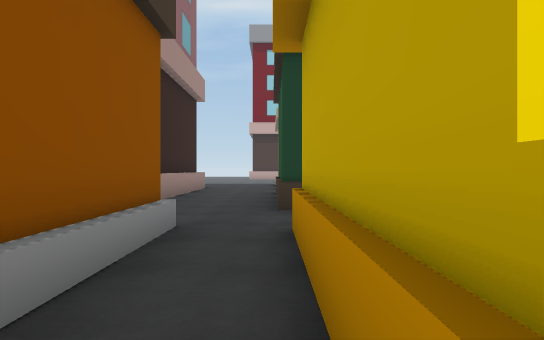
View 1 (above)

16 first-person views from a walk through a Unity game level. The camera is 1.2 m above the floor, looks level and sees 70° across. The floor is counted in squares, 2 m on a side. Each view is taken from the middle of a square. On the plan, view 1 faces up. The plan holds only what a view shows up to about 11 squares ahead; the rest is blank. The place goes on beyond the plan. The player character is not drawn. Some surface patterns are stand-ins.

View 2
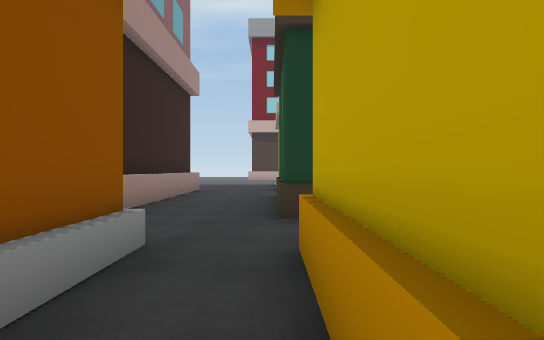

View 3
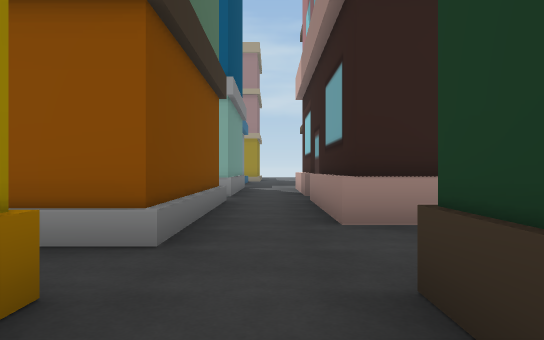

View 4
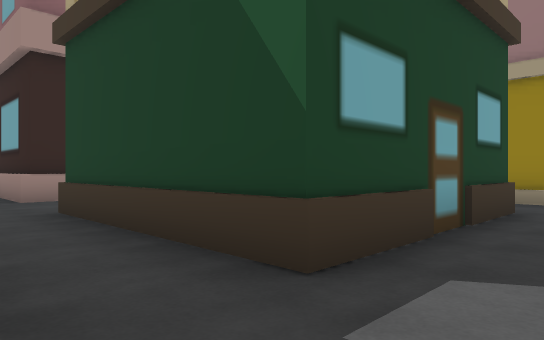

View 5
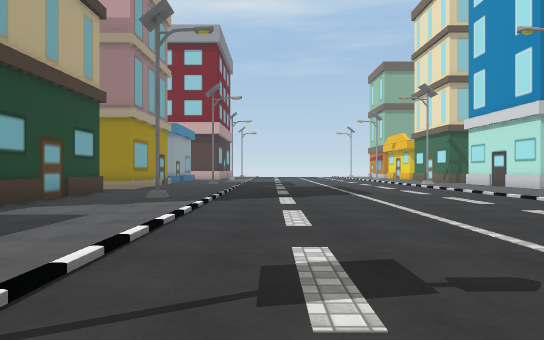

View 6
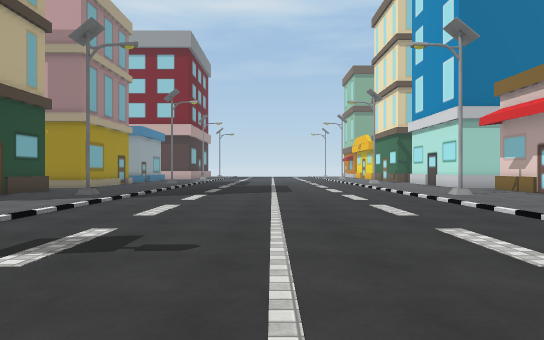

View 7
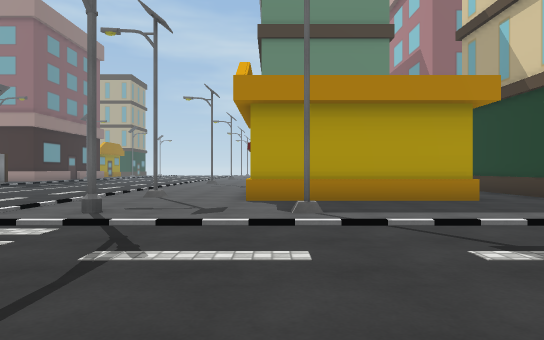

View 8
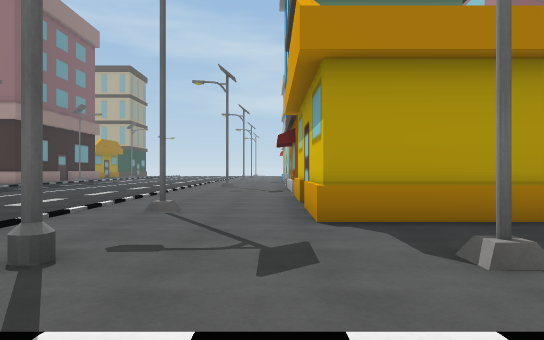

View 9
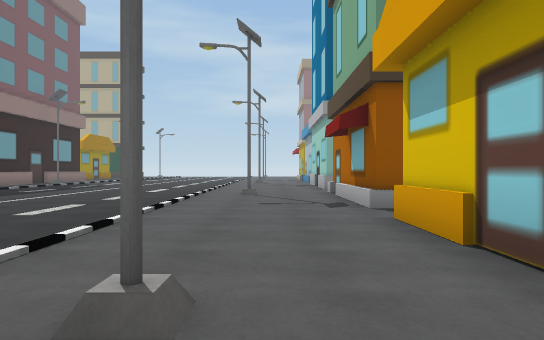

View 10
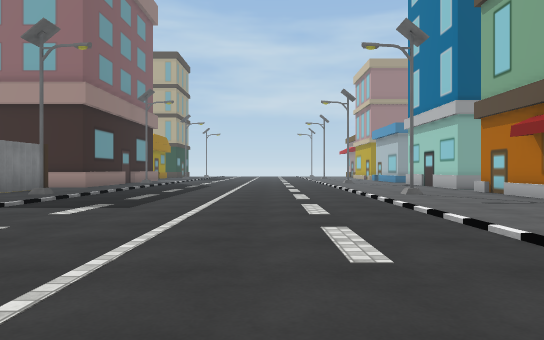

View 11
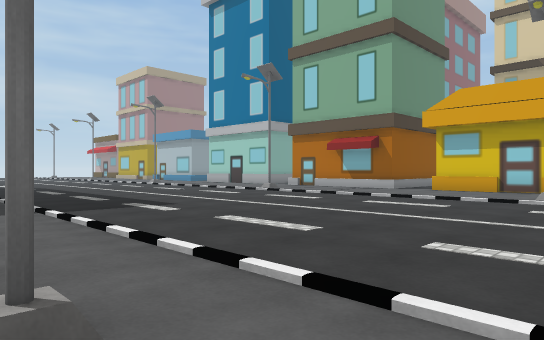

View 12
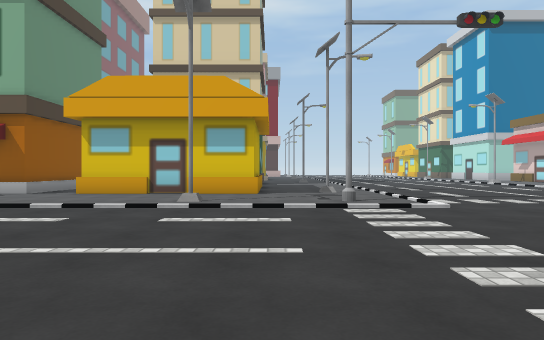

View 13
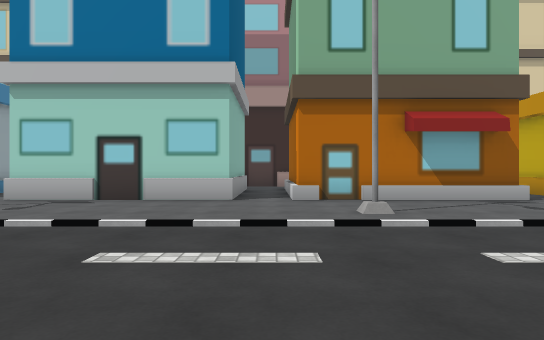

View 14
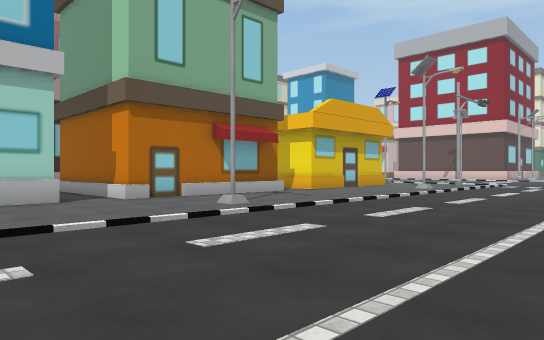

View 15
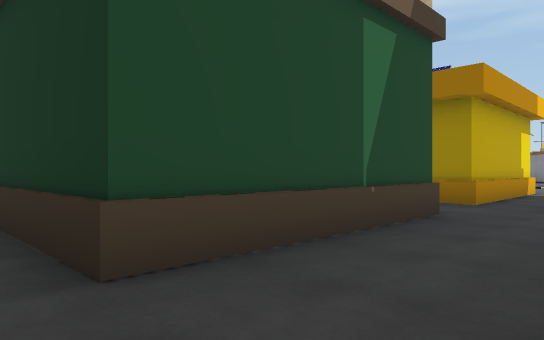

View 16
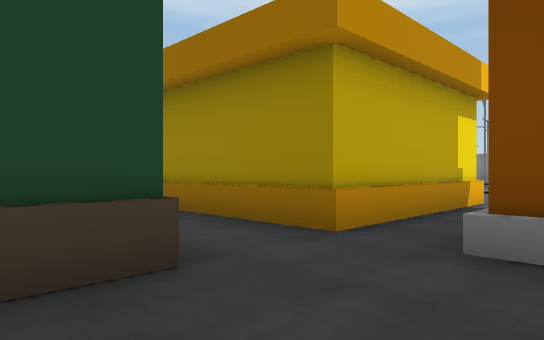

### Floor plan
Key: @ floor where view 1 was taken; # wall or solid block; . floor; / step, stairs or slope; ^ raised ledge.
Columns run from 11 left of view 1 to 18 right of it. Each row starts with its distance up from view 1.
 11         #....  ..../........
 10         #..#####.../.........#
  9         #..#   #..#/.......#.#
  8         #..#   #.../.........
  7         #..#   #.../.........
  6   #######..#####.../........
  5   ................./.......
  4   ###.^####.^##^.../......
  3     #.#   #.#  #.../......
  2     #.#   #.#  #.../.....
  1     #.#   #.#  #..#/.....
  0 #####.####^@####.../....
 -1 .................../...
 -2  ................../...
 -3  .....#.......#..#./..
 -4   //////////////////.
 -5   ...................
 -6   ..................
 -7   .................
 -8   .................
 -9     ..............
-10      ............
-11      ............
-12      ....    ....
-13      ##

Positions as (right, up) in squares from view 1, and headings:
1: (0, 0), facing up
2: (0, 1), facing up
3: (2, 5), facing left
4: (6, 4), facing up-left
5: (9, 0), facing up
6: (11, -1), facing up
7: (12, 0), facing left
8: (9, -1), facing left
9: (5, -2), facing left
10: (5, -6), facing left
11: (5, -12), facing up-left
12: (5, -10), facing up
13: (-6, -8), facing up
14: (-9, -8), facing up-right
15: (-2, 11), facing down-right
16: (-2, 7), facing down-right
